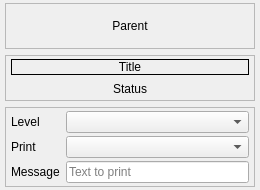
<?xml version="1.0" encoding="UTF-8"?>
<ui version="4.0">
 <class>PrintNode</class>
 <widget class="QWidget" name="PrintNode">
  <property name="geometry">
   <rect>
    <x>0</x>
    <y>0</y>
    <width>260</width>
    <height>190</height>
   </rect>
  </property>
  <property name="sizePolicy">
   <sizepolicy hsizetype="Fixed" vsizetype="Fixed">
    <horstretch>0</horstretch>
    <verstretch>0</verstretch>
   </sizepolicy>
  </property>
  <property name="windowTitle">
   <string>Print Message</string>
  </property>
  <layout class="QVBoxLayout" name="verticalLayout_2">
   <property name="leftMargin">
    <number>5</number>
   </property>
   <property name="topMargin">
    <number>3</number>
   </property>
   <property name="rightMargin">
    <number>5</number>
   </property>
   <property name="bottomMargin">
    <number>3</number>
   </property>
   <item>
    <widget class="QFrame" name="FrameParent">
     <property name="frameShape">
      <enum>QFrame::Shape::StyledPanel</enum>
     </property>
     <property name="frameShadow">
      <enum>QFrame::Shadow::Raised</enum>
     </property>
     <layout class="QVBoxLayout" name="verticalLayout_3">
      <property name="leftMargin">
       <number>5</number>
      </property>
      <property name="topMargin">
       <number>3</number>
      </property>
      <property name="rightMargin">
       <number>5</number>
      </property>
      <property name="bottomMargin">
       <number>3</number>
      </property>
      <item>
       <widget class="QLabel" name="ParentConnection">
        <property name="text">
         <string>Parent</string>
        </property>
        <property name="alignment">
         <set>Qt::AlignmentFlag::AlignCenter</set>
        </property>
       </widget>
      </item>
     </layout>
    </widget>
   </item>
   <item>
    <widget class="QFrame" name="FrameStatus">
     <property name="frameShape">
      <enum>QFrame::Shape::StyledPanel</enum>
     </property>
     <property name="frameShadow">
      <enum>QFrame::Shadow::Raised</enum>
     </property>
     <layout class="QVBoxLayout" name="verticalLayout">
      <property name="leftMargin">
       <number>5</number>
      </property>
      <property name="topMargin">
       <number>3</number>
      </property>
      <property name="rightMargin">
       <number>5</number>
      </property>
      <property name="bottomMargin">
       <number>3</number>
      </property>
      <item>
       <widget class="QLabel" name="Title">
        <property name="frameShape">
         <enum>QFrame::Shape::Box</enum>
        </property>
        <property name="text">
         <string>Title</string>
        </property>
        <property name="alignment">
         <set>Qt::AlignmentFlag::AlignCenter</set>
        </property>
       </widget>
      </item>
      <item>
       <widget class="QLabel" name="Status">
        <property name="text">
         <string>Status</string>
        </property>
        <property name="alignment">
         <set>Qt::AlignmentFlag::AlignCenter</set>
        </property>
       </widget>
      </item>
     </layout>
    </widget>
   </item>
   <item>
    <widget class="QFrame" name="FrameValues">
     <property name="frameShape">
      <enum>QFrame::Shape::StyledPanel</enum>
     </property>
     <property name="frameShadow">
      <enum>QFrame::Shadow::Raised</enum>
     </property>
     <layout class="QGridLayout" name="gridLayout">
      <property name="leftMargin">
       <number>5</number>
      </property>
      <property name="topMargin">
       <number>3</number>
      </property>
      <property name="rightMargin">
       <number>5</number>
      </property>
      <property name="bottomMargin">
       <number>3</number>
      </property>
      <property name="horizontalSpacing">
       <number>6</number>
      </property>
      <property name="verticalSpacing">
       <number>3</number>
      </property>
      <item row="0" column="0">
       <widget class="QLabel" name="LogLevelLabel">
        <property name="text">
         <string>Level</string>
        </property>
       </widget>
      </item>
      <item row="0" column="1">
       <widget class="QComboBox" name="LogLevel">
        <property name="toolTip">
         <string>The log level the message is written with (0: None prints nothing)</string>
        </property>
       </widget>
      </item>
      <item row="1" column="0">
       <widget class="QLabel" name="SourceLabel">
        <property name="text">
         <string>Print</string>
        </property>
       </widget>
      </item>
      <item row="1" column="1">
       <widget class="QComboBox" name="Source">
        <property name="toolTip">
         <string>Literal prints the Message; a blackboard entry prints its name and value</string>
        </property>
       </widget>
      </item>
      <item row="2" column="0">
       <widget class="QLabel" name="MessageLabel">
        <property name="text">
         <string>Message</string>
        </property>
       </widget>
      </item>
      <item row="2" column="1">
       <widget class="QLineEdit" name="Message">
        <property name="toolTip">
         <string>The text written to the log</string>
        </property>
        <property name="placeholderText">
         <string>Text to print</string>
        </property>
       </widget>
      </item>
     </layout>
    </widget>
   </item>
  </layout>
 </widget>
 <resources/>
 <connections/>
</ui>
